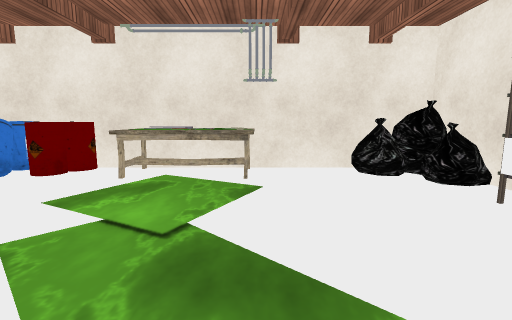
view 1 (above)

16 first-person views from a walk through a 3-D level made in the Unity game engine. The camera is 1.3 m above the floor, tilts 8° down and sees 85° across. The floor is counted in squares, 0.6 m on a side. Each view is taken from the middle of a square. On the plan, view 1 faces up. The plan holds only what a view shows up to about 17 squares ahead; the rest is blank. The place goes on beyond the plan. The player is left out. Door leaves are left out, so doorways stand open. Some surface patterns are stand-ins.

view 2
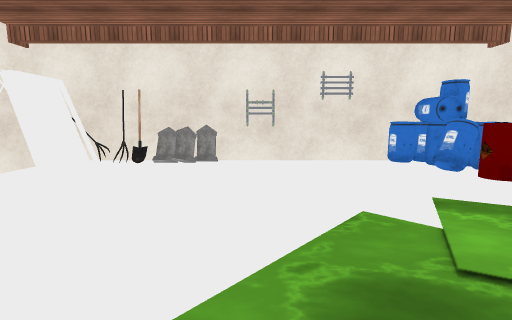

view 3
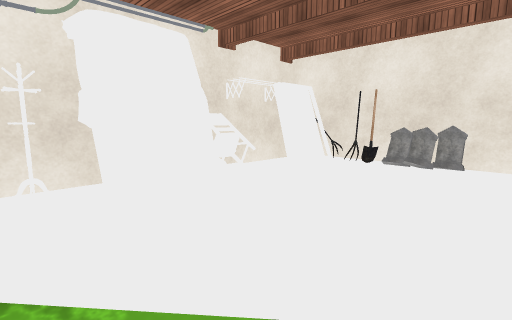

view 4
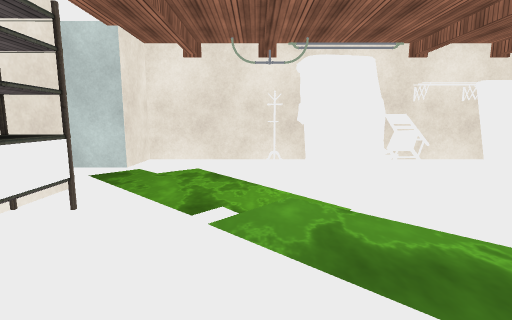

view 5
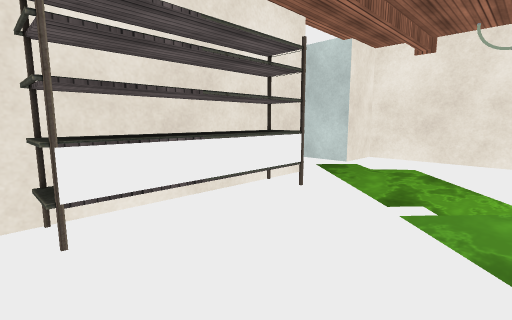

view 6
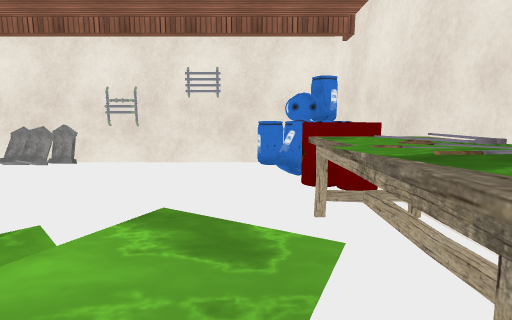

view 7
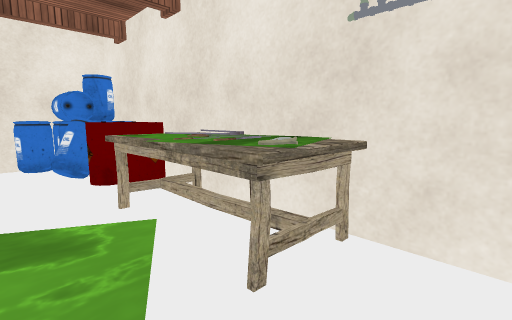

view 8
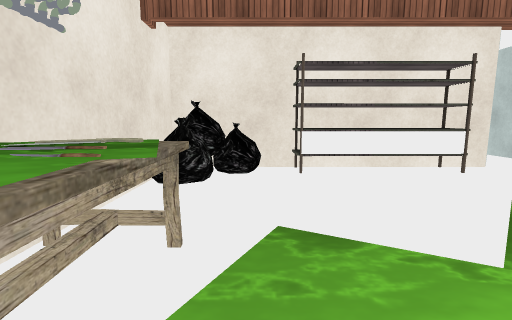

view 9
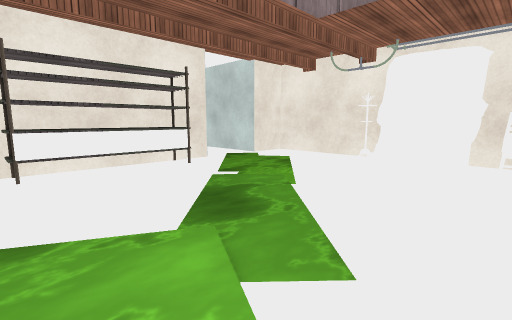

view 10
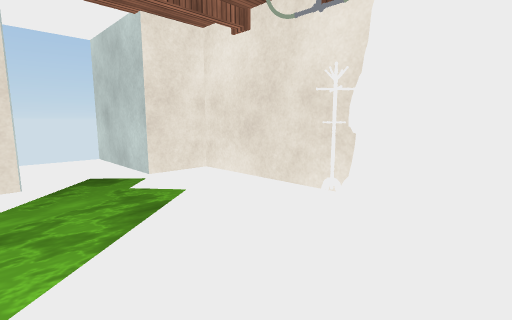

view 11
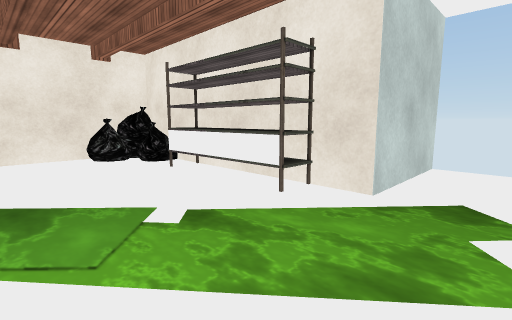

view 12
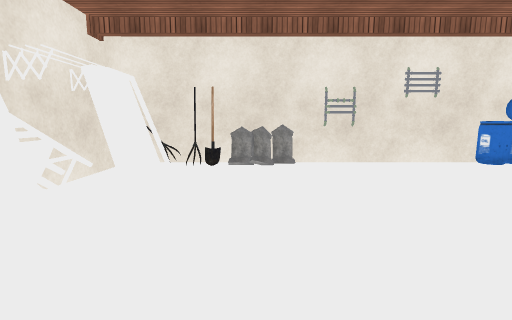

view 13
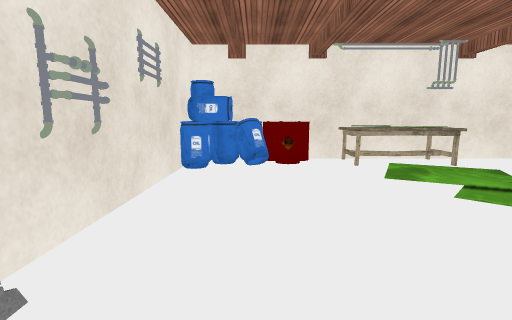

view 14
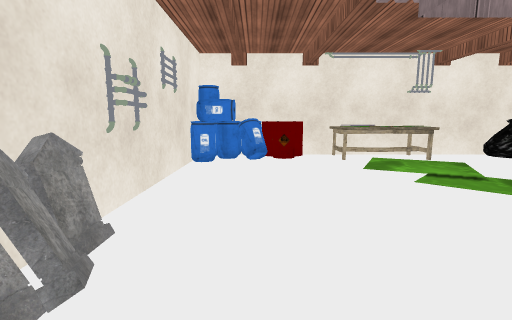

view 15
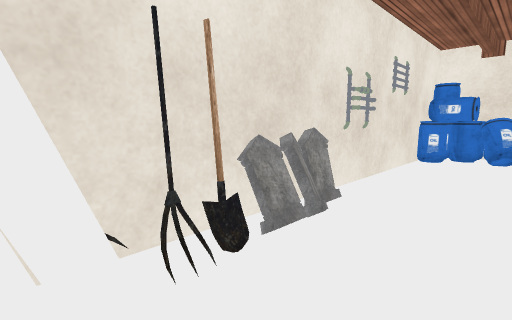

view 16
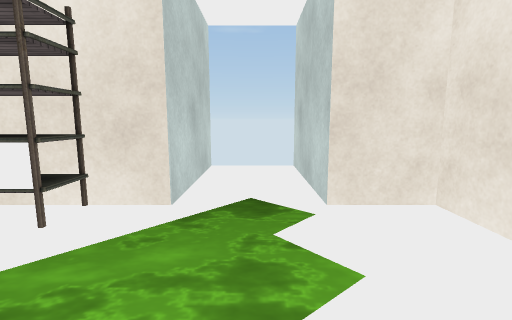

### Floor plan
Ten units are one square. View 1 is at (0, 0); x grows to the right and y downward. Boxes are objects, and circles mark ways between rooms. Rooms are numbered by the first view taken in them; rooms with no view inside come last. Other rooms are left out.
<svg viewBox="-140 -134 290 225">
<path fill="none" stroke="#000" d="M-100 61 -100 82M-10 86 80 86 80 58M-104 69 -99 69M80 18 80 -6M80 -69 80 -129M-130 49 -126 51M54 -113 49 -113M-122 67 -110 67M-122 69 -105 69M68 -103 59 -105M68 -104 59 -106 56 -115M69 -106 58 -107M50 -129 -129 -129M-119 86 -37 86M-134 -119 -134 80M61 -95 61 -101M-128 50 -126 52M70 -88 65 -91M70 -90 65 -94M54 -109 48 -110M69 -92 65 -96M57 -107 48 -108 41 -117 43 -125M55 -109 49 -111M80 -94 69 -89 64 -91M80 58 144 58M145 18 80 18M80 -44 80 -69M80 -129 50 -129M62 -113 57 -107M61 -101 68 -108"/>
<rect x="-135" y="35" width="10" height="10" fill="#bbb"><title>other object</title></rect>
<rect x="-135" y="25" width="10" height="10" fill="#bbb"><title>other object</title></rect>
<rect x="-135" y="15" width="10" height="10" fill="#bbb"><title>other object</title></rect>
<rect x="-135" y="-5" width="10" height="20" fill="#bbb"><title>other object</title></rect>
<rect x="-135" y="-105" width="20" height="20" fill="#bbb"><title>other object</title></rect>
<rect x="-135" y="-115" width="20" height="10" fill="#bbb"><title>other object</title></rect>
<rect x="-135" y="-125" width="10" height="10" fill="#bbb"><title>other object</title></rect>
<rect x="-125" y="-125" width="10" height="10" fill="#bbb"><title>other object</title></rect>
<rect x="-115" y="-115" width="20" height="20" fill="#bbb"><title>other object</title></rect>
<rect x="-115" y="-115" width="10" height="10" fill="#bbb"><title>other object</title></rect>
<rect x="-115" y="-125" width="10" height="10" fill="#bbb"><title>other object</title></rect>
<rect x="-105" y="-125" width="10" height="10" fill="#bbb"><title>other object</title></rect>
<rect x="-95" y="-115" width="20" height="10" fill="#bbb"><title>other object</title></rect>
<rect x="-95" y="-125" width="10" height="10" fill="#bbb"><title>other object</title></rect>
<rect x="-85" y="-125" width="20" height="10" fill="#bbb"><title>other object</title></rect>
<rect x="-65" y="65" width="20" height="20" fill="#bbb"><title>other object</title></rect>
<rect x="-55" y="-125" width="10" height="30" fill="#bbb"><title>other object</title></rect>
<rect x="-45" y="45" width="50" height="40" fill="#bbb"><title>other object</title></rect>
<rect x="-35" y="-105" width="10" height="10" fill="#bbb"><title>other object</title></rect>
<rect x="-35" y="-125" width="10" height="10" fill="#bbb"><title>other object</title></rect>
<rect x="-25" y="-115" width="10" height="10" fill="#bbb"><title>other object</title></rect>
<rect x="-15" y="-125" width="20" height="30" fill="#bbb"><title>other object</title></rect>
<rect x="-15" y="-125" width="10" height="20" fill="#bbb"><title>other object</title></rect>
<rect x="5" y="75" width="10" height="10" fill="#bbb"><title>other object</title></rect>
<rect x="55" y="-75" width="30" height="80" fill="#bbb"><title>other object</title></rect>
<circle cx="85" cy="35" r="3" fill="#2a7"/>
<text x="-30" y="-20">1</text>
<text x="110" y="40">2</text>
<text x="70" y="-40">3</text>
<text x="60" y="-110">4</text>
</svg>
Room 1 opens to room 2.

Where each view was taken, in squares from view 1:
view 1: 0 up, 0 right, facing up
view 2: 2 up, 2 right, facing left
view 3: 2 up, 2 right, facing down-left
view 4: 7 up, 2 right, facing down
view 5: 8 up, 1 right, facing down-right
view 6: 9 up, 1 right, facing left
view 7: 8 up, 2 right, facing up-left
view 8: 9 up, 5 left, facing right
view 9: 8 up, 6 left, facing down-right
view 10: 1 down, 3 left, facing down-right
view 11: 5 down, 0 right, facing up-right
view 12: 2 down, 1 right, facing left
view 13: 3 down, 10 left, facing up
view 14: 5 down, 10 left, facing up
view 15: 7 down, 9 left, facing up-left
view 16: 4 down, 1 right, facing right
